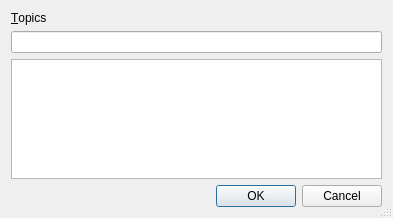
<?xml version="1.0" encoding="UTF-8"?>
<ui version="4.0">
 <class>TopicChooser</class>
 <widget class="QDialog" name="TopicChooser">
  <property name="geometry">
   <rect>
    <x>0</x>
    <y>0</y>
    <width>393</width>
    <height>218</height>
   </rect>
  </property>
  <property name="windowTitle">
   <string>Choose Topic</string>
  </property>
  <property name="sizeGripEnabled">
   <bool>true</bool>
  </property>
  <layout class="QVBoxLayout" name="verticalLayout">
   <item>
    <widget class="QLabel" name="label">
     <property name="text">
      <string>&amp;Topics</string>
     </property>
     <property name="buddy">
      <cstring>listWidget</cstring>
     </property>
    </widget>
   </item>
   <item>
    <widget class="Utils::FancyLineEdit" name="lineEdit"/>
   </item>
   <item>
    <widget class="QListView" name="listWidget"/>
   </item>
   <item>
    <widget class="QDialogButtonBox" name="buttonBox">
     <property name="standardButtons">
      <set>QDialogButtonBox::Cancel|QDialogButtonBox::Ok</set>
     </property>
    </widget>
   </item>
  </layout>
 </widget>
 <customwidgets>
  <customwidget>
   <class>Utils::FancyLineEdit</class>
   <extends>QLineEdit</extends>
   <header location="global">utils/fancylineedit.h</header>
  </customwidget>
 </customwidgets>
 <resources/>
 <connections/>
</ui>
